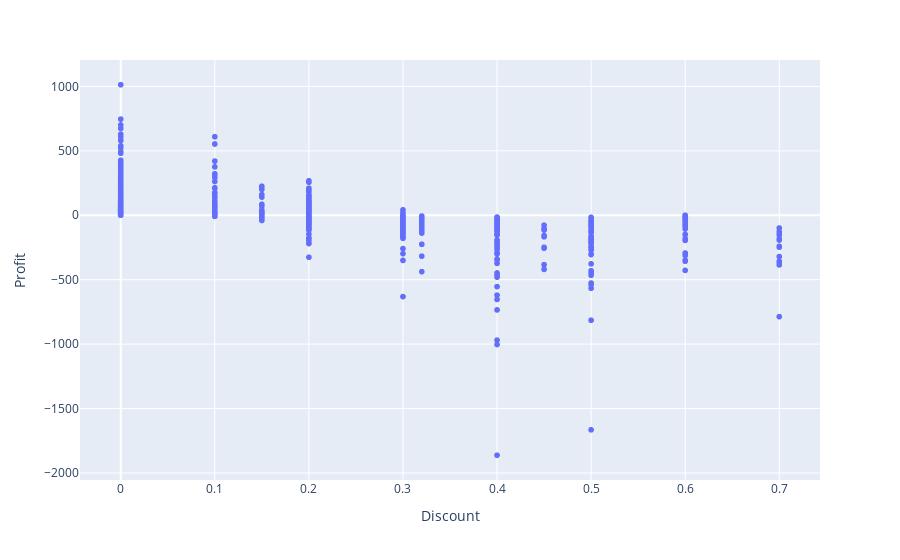

Source (notebook cell):
### Markdown cell above
Investigate the relationship between Discount and Profit. Create a scatter plot to visualise this relationship.

### Code cell
colors=['red', 'blue']
px.scatter(df,
           df['Discount'], 
           df['Profit'],
        #    color_discrete_sequence=colors,
        #    xaxis_color='red',
        #    yaxis_color='blue'
        )

### Figure 1 — Plotly figure (JSON) as saved in the notebook; plotly's stock layout.template omitted (floating-point values rounded to 4 significant figures; data arrays with more than 128 entries replaced by an {"elided": "..."} marker saying what was removed)
{"data": [{"hovertemplate": "Discount=%{x}<br>Profit=%{y}<extra></extra>", "legendgroup": "", "marker": {"color": "#636efa", "symbol": "circle"}, "mode": "markers", "name": "", "showlegend": false, "type": "scattergl", "x": {"elided": "2015 float values"}, "xaxis": "x", "y": {"elided": "2015 float values"}, "yaxis": "y"}], "layout": {"legend": {"tracegroupgap": 0}, "margin": {"t": 60}, "xaxis": {"anchor": "y", "domain": [0, 1], "title": {"text": "Discount"}}, "yaxis": {"anchor": "x", "domain": [0, 1], "title": {"text": "Profit"}}}}
